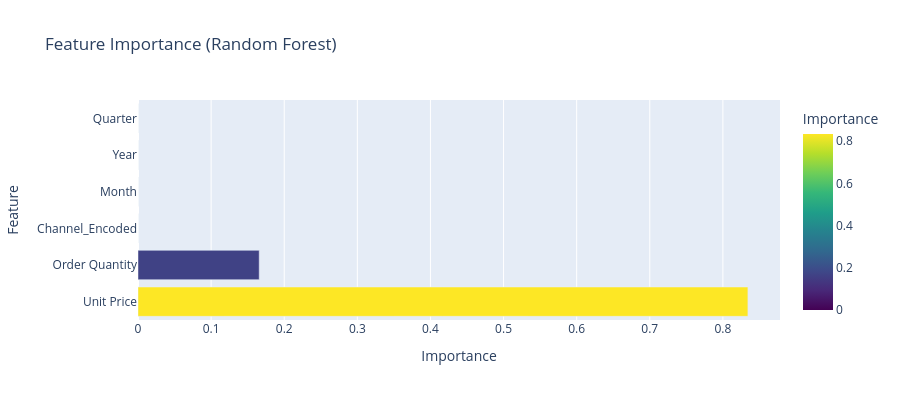

The notebook cell this image was saved under:
### Markdown cell above
### 5.6 Feature Importance (Random Forest)

### Code cell
# Get Random Forest model
rf_model = results['Random Forest']['model']

# Feature importance
feature_importance = pd.DataFrame({
    'Feature': feature_cols,
    'Importance': rf_model.feature_importances_
}).sort_values('Importance', ascending=False)

# Plot
fig = px.bar(feature_importance, x='Importance', y='Feature', 
             orientation='h',
             title='Feature Importance (Random Forest)',
             color='Importance',
             color_continuous_scale='Viridis')
fig.update_layout(height=400)
fig.show()

print("\nFeature Importance Ranking:")
print(feature_importance.to_string(index=False))

### Figure 1 — Plotly figure (JSON) as saved in the notebook; plotly's stock layout.template omitted (floating-point values rounded to 4 significant figures)
{"data": [{"hovertemplate": "Importance=%{marker.color}<br>Feature=%{y}<extra></extra>", "legendgroup": "", "marker": {"color": [0.8342, 0.1658, 1.589e-06, 2.932e-08, 1.805e-08, 1.425e-08], "coloraxis": "coloraxis", "pattern": {"shape": ""}}, "name": "", "orientation": "h", "showlegend": false, "textposition": "auto", "type": "bar", "x": [0.8342, 0.1658, 1.589e-06, 2.932e-08, 1.805e-08, 1.425e-08], "xaxis": "x", "y": ["Unit Price", "Order Quantity", "Channel_Encoded", "Month", "Year", "Quarter"], "yaxis": "y"}], "layout": {"barmode": "relative", "coloraxis": {"colorbar": {"title": {"text": "Importance"}}, "colorscale": [[0, "#440154"], [0.1111, "#482878"], [0.2222, "#3e4989"], [0.3333, "#31688e"], [0.4444, "#26828e"], [0.5556, "#1f9e89"], [0.6667, "#35b779"], [0.7778, "#6ece58"], [0.8889, "#b5de2b"], [1, "#fde725"]]}, "height": 400, "legend": {"tracegroupgap": 0}, "title": {"text": "Feature Importance (Random Forest)"}, "xaxis": {"anchor": "y", "domain": [0, 1], "title": {"text": "Importance"}}, "yaxis": {"anchor": "x", "domain": [0, 1], "title": {"text": "Feature"}}}}
